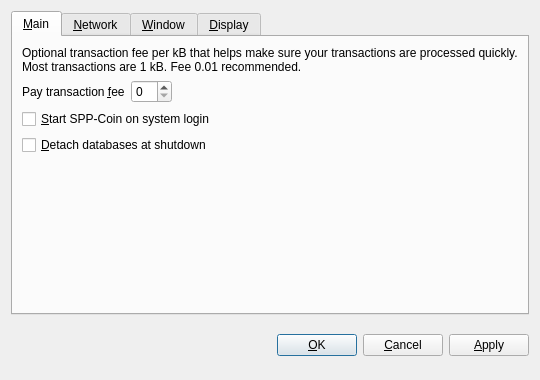
<?xml version="1.0" encoding="UTF-8"?>
<ui version="4.0">
 <class>OptionsDialog</class>
 <widget class="QDialog" name="OptionsDialog">
  <property name="geometry">
   <rect>
    <x>0</x>
    <y>0</y>
    <width>540</width>
    <height>380</height>
   </rect>
  </property>
  <property name="windowTitle">
   <string>Options</string>
  </property>
  <property name="modal">
   <bool>true</bool>
  </property>
  <layout class="QVBoxLayout" name="verticalLayout">
   <item>
    <widget class="QTabWidget" name="tabWidget">
     <property name="tabPosition">
      <enum>QTabWidget::North</enum>
     </property>
     <property name="currentIndex">
      <number>0</number>
     </property>
     <widget class="QWidget" name="tabMain">
      <attribute name="title">
       <string>&amp;Main</string>
      </attribute>
      <layout class="QVBoxLayout" name="verticalLayout_Main">
       <item>
        <widget class="QLabel" name="transactionFeeInfoLabel">
         <property name="text">
          <string>Optional transaction fee per kB that helps make sure your transactions are processed quickly. Most transactions are 1 kB. Fee 0.01 recommended.</string>
         </property>
         <property name="textFormat">
          <enum>Qt::PlainText</enum>
         </property>
         <property name="wordWrap">
          <bool>true</bool>
         </property>
        </widget>
       </item>
       <item>
        <layout class="QHBoxLayout" name="horizontalLayout_Main">
         <item>
          <widget class="QLabel" name="transactionFeeLabel">
           <property name="text">
            <string>Pay transaction &amp;fee</string>
           </property>
           <property name="textFormat">
            <enum>Qt::PlainText</enum>
           </property>
           <property name="buddy">
            <cstring>transactionFee</cstring>
           </property>
          </widget>
         </item>
         <item>
          <widget class="BitcoinAmountField" name="transactionFee"/>
         </item>
         <item>
          <spacer name="horizontalSpacer_Main">
           <property name="orientation">
            <enum>Qt::Horizontal</enum>
           </property>
           <property name="sizeHint" stdset="0">
            <size>
             <width>40</width>
             <height>20</height>
            </size>
           </property>
          </spacer>
         </item>
        </layout>
       </item>
       <item>
        <widget class="QCheckBox" name="bitcoinAtStartup">
         <property name="toolTip">
          <string>Automatically start SPP-Coin after logging in to the system.</string>
         </property>
         <property name="text">
          <string>&amp;Start SPP-Coin on system login</string>
         </property>
        </widget>
       </item>
       <item>
        <widget class="QCheckBox" name="detachDatabases">
         <property name="toolTip">
          <string>Detach block and address databases at shutdown. This means they can be moved to another data directory, but it slows down shutdown. The wallet is always detached.</string>
         </property>
         <property name="text">
          <string>&amp;Detach databases at shutdown</string>
         </property>
        </widget>
       </item>
       <item>
        <spacer name="verticalSpacer_Main">
         <property name="orientation">
          <enum>Qt::Vertical</enum>
         </property>
         <property name="sizeHint" stdset="0">
          <size>
           <width>20</width>
           <height>40</height>
          </size>
         </property>
        </spacer>
       </item>
      </layout>
     </widget>
     <widget class="QWidget" name="tabNetwork">
      <attribute name="title">
       <string>&amp;Network</string>
      </attribute>
      <layout class="QVBoxLayout" name="verticalLayout_Network">
       <item>
        <widget class="QCheckBox" name="mapPortUpnp">
         <property name="toolTip">
          <string>Automatically open the SPP-Coin client port on the router. This only works when your router supports UPnP and it is enabled.</string>
         </property>
         <property name="text">
          <string>Map port using &amp;UPnP</string>
         </property>
        </widget>
       </item>
       <item>
        <widget class="QCheckBox" name="connectSocks">
         <property name="toolTip">
          <string>Connect to the SPP-Coin network through a SOCKS proxy (e.g. when connecting through Tor).</string>
         </property>
         <property name="text">
          <string>&amp;Connect through SOCKS proxy:</string>
         </property>
        </widget>
       </item>
       <item>
        <layout class="QHBoxLayout" name="horizontalLayout_Network">
         <item>
          <widget class="QLabel" name="proxyIpLabel">
           <property name="text">
            <string>Proxy &amp;IP:</string>
           </property>
           <property name="textFormat">
            <enum>Qt::PlainText</enum>
           </property>
           <property name="buddy">
            <cstring>proxyIp</cstring>
           </property>
          </widget>
         </item>
         <item>
          <widget class="QValidatedLineEdit" name="proxyIp">
           <property name="maximumSize">
            <size>
             <width>140</width>
             <height>16777215</height>
            </size>
           </property>
           <property name="toolTip">
            <string>IP address of the proxy (e.g. 127.0.0.1)</string>
           </property>
          </widget>
         </item>
         <item>
          <widget class="QLabel" name="proxyPortLabel">
           <property name="text">
            <string>&amp;Port:</string>
           </property>
           <property name="textFormat">
            <enum>Qt::PlainText</enum>
           </property>
           <property name="buddy">
            <cstring>proxyPort</cstring>
           </property>
          </widget>
         </item>
         <item>
          <widget class="QLineEdit" name="proxyPort">
           <property name="maximumSize">
            <size>
             <width>55</width>
             <height>16777215</height>
            </size>
           </property>
           <property name="toolTip">
            <string>Port of the proxy (e.g. 9050)</string>
           </property>
          </widget>
         </item>
         <item>
          <widget class="QLabel" name="socksVersionLabel">
           <property name="text">
            <string>SOCKS &amp;Version:</string>
           </property>
           <property name="textFormat">
            <enum>Qt::PlainText</enum>
           </property>
           <property name="buddy">
            <cstring>socksVersion</cstring>
           </property>
          </widget>
         </item>
         <item>
          <widget class="QValueComboBox" name="socksVersion">
           <property name="toolTip">
            <string>SOCKS version of the proxy (e.g. 5)</string>
           </property>
          </widget>
         </item>
         <item>
          <spacer name="horizontalSpacer_Network">
           <property name="orientation">
            <enum>Qt::Horizontal</enum>
           </property>
           <property name="sizeHint" stdset="0">
            <size>
             <width>40</width>
             <height>20</height>
            </size>
           </property>
          </spacer>
         </item>
        </layout>
       </item>
       <item>
        <spacer name="verticalSpacer_Network">
         <property name="orientation">
          <enum>Qt::Vertical</enum>
         </property>
         <property name="sizeHint" stdset="0">
          <size>
           <width>20</width>
           <height>40</height>
          </size>
         </property>
        </spacer>
       </item>
      </layout>
     </widget>
     <widget class="QWidget" name="tabWindow">
      <attribute name="title">
       <string>&amp;Window</string>
      </attribute>
      <layout class="QVBoxLayout" name="verticalLayout_Window">
       <item>
        <widget class="QCheckBox" name="minimizeToTray">
         <property name="toolTip">
          <string>Show only a tray icon after minimizing the window.</string>
         </property>
         <property name="text">
          <string>&amp;Minimize to the tray instead of the taskbar</string>
         </property>
        </widget>
       </item>
       <item>
        <widget class="QCheckBox" name="minimizeOnClose">
         <property name="toolTip">
          <string>Minimize instead of exit the application when the window is closed. When this option is enabled, the application will be closed only after selecting Quit in the menu.</string>
         </property>
         <property name="text">
          <string>M&amp;inimize on close</string>
         </property>
        </widget>
       </item>
       <item>
        <spacer name="verticalSpacer_Window">
         <property name="orientation">
          <enum>Qt::Vertical</enum>
         </property>
         <property name="sizeHint" stdset="0">
          <size>
           <width>20</width>
           <height>40</height>
          </size>
         </property>
        </spacer>
       </item>
      </layout>
     </widget>
     <widget class="QWidget" name="tabDisplay">
      <attribute name="title">
       <string>&amp;Display</string>
      </attribute>
      <layout class="QVBoxLayout" name="verticalLayout_Display">
       <item>
        <layout class="QHBoxLayout" name="horizontalLayout_1_Display">
         <item>
          <widget class="QLabel" name="langLabel">
           <property name="text">
            <string>User Interface &amp;language:</string>
           </property>
           <property name="textFormat">
            <enum>Qt::PlainText</enum>
           </property>
           <property name="buddy">
            <cstring>lang</cstring>
           </property>
          </widget>
         </item>
         <item>
          <widget class="QValueComboBox" name="lang">
           <property name="toolTip">
            <string>The user interface language can be set here. This setting will take effect after restarting SPP-Coin.</string>
           </property>
          </widget>
         </item>
        </layout>
       </item>
       <item>
        <layout class="QHBoxLayout" name="horizontalLayout_2_Display">
         <item>
          <widget class="QLabel" name="unitLabel">
           <property name="text">
            <string>&amp;Unit to show amounts in:</string>
           </property>
           <property name="textFormat">
            <enum>Qt::PlainText</enum>
           </property>
           <property name="buddy">
            <cstring>unit</cstring>
           </property>
          </widget>
         </item>
         <item>
          <widget class="QValueComboBox" name="unit">
           <property name="toolTip">
            <string>Choose the default subdivision unit to show in the interface and when sending coins.</string>
           </property>
          </widget>
         </item>
        </layout>
       </item>
       <item>
        <widget class="QCheckBox" name="displayAddresses">
         <property name="toolTip">
          <string>Whether to show SPP-Coin addresses in the transaction list or not.</string>
         </property>
         <property name="text">
          <string>&amp;Display addresses in transaction list</string>
         </property>
        </widget>
       </item>
       <item>
        <widget class="QCheckBox" name="coinControlFeatures">
         <property name="toolTip">
          <string>Whether to show coin control features or not.</string>
         </property>
         <property name="text">
          <string>Display coin &amp;control features (experts only!)</string>
         </property>
        </widget>
       </item>
       <item>
        <spacer name="verticalSpacer_Display">
         <property name="orientation">
          <enum>Qt::Vertical</enum>
         </property>
         <property name="sizeHint" stdset="0">
          <size>
           <width>20</width>
           <height>40</height>
          </size>
         </property>
        </spacer>
       </item>
      </layout>
     </widget>
    </widget>
   </item>
   <item>
    <layout class="QHBoxLayout" name="horizontalLayout_Buttons">
     <item>
      <spacer name="horizontalSpacer_1">
       <property name="orientation">
        <enum>Qt::Horizontal</enum>
       </property>
       <property name="sizeHint" stdset="0">
        <size>
         <width>40</width>
         <height>48</height>
        </size>
       </property>
      </spacer>
     </item>
     <item>
      <widget class="QLabel" name="statusLabel">
       <property name="font">
        <font>
         <weight>75</weight>
         <bold>true</bold>
        </font>
       </property>
       <property name="text">
        <string/>
       </property>
       <property name="textFormat">
        <enum>Qt::PlainText</enum>
       </property>
       <property name="wordWrap">
        <bool>true</bool>
       </property>
      </widget>
     </item>
     <item>
      <spacer name="horizontalSpacer_2">
       <property name="orientation">
        <enum>Qt::Horizontal</enum>
       </property>
       <property name="sizeHint" stdset="0">
        <size>
         <width>40</width>
         <height>48</height>
        </size>
       </property>
      </spacer>
     </item>
     <item>
      <widget class="QPushButton" name="okButton">
       <property name="text">
        <string>&amp;OK</string>
       </property>
      </widget>
     </item>
     <item>
      <widget class="QPushButton" name="cancelButton">
       <property name="text">
        <string>&amp;Cancel</string>
       </property>
       <property name="autoDefault">
        <bool>false</bool>
       </property>
      </widget>
     </item>
     <item>
      <widget class="QPushButton" name="applyButton">
       <property name="text">
        <string>&amp;Apply</string>
       </property>
       <property name="autoDefault">
        <bool>false</bool>
       </property>
      </widget>
     </item>
    </layout>
   </item>
  </layout>
 </widget>
 <customwidgets>
  <customwidget>
   <class>BitcoinAmountField</class>
   <extends>QSpinBox</extends>
   <header>bitcoinamountfield.h</header>
  </customwidget>
  <customwidget>
   <class>QValueComboBox</class>
   <extends>QComboBox</extends>
   <header>qvaluecombobox.h</header>
  </customwidget>
  <customwidget>
   <class>QValidatedLineEdit</class>
   <extends>QLineEdit</extends>
   <header>qvalidatedlineedit.h</header>
  </customwidget>
 </customwidgets>
 <resources/>
 <connections/>
</ui>
